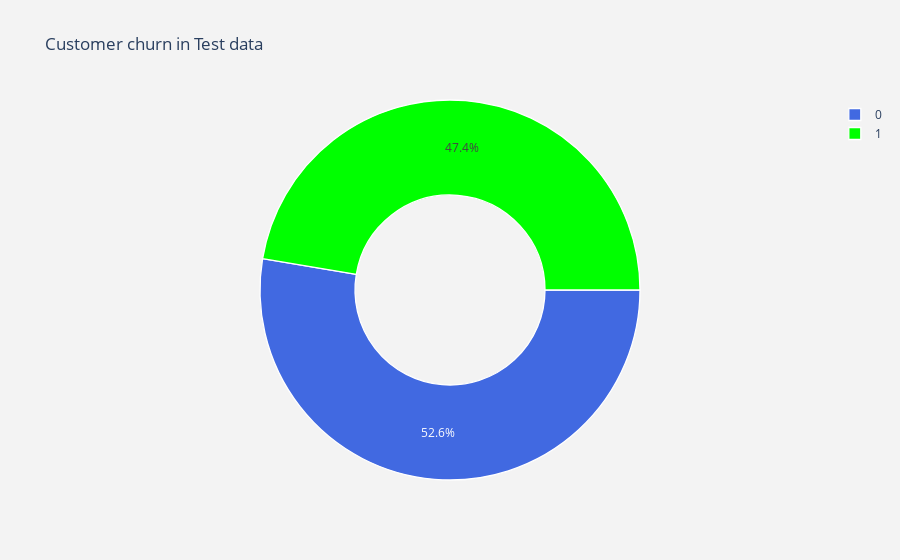

Notebook code cell kept with this figure:
### Markdown cell above
<a id="3.2"></a>
## <b>3.2 <span style='color:#2b4f92'> Customer churn in Test Data </span></b>

### Code cell
trace = go.Pie(labels = df_Test["Churn"].value_counts().keys().tolist(),
               values = df_Test["Churn"].value_counts().values.tolist(),
               marker = dict(colors = ['royalblue','lime'],
                             line = dict(color = "white", width =  1.3)
                            ),
               rotation = 90,
               hoverinfo = "label+value+text",
               hole = .5
              )
layout = go.Layout(dict(title = "Customer churn in Test data",
                        plot_bgcolor = "rgb(243,243,243)",
                        paper_bgcolor = "rgb(243,243,243)",
                       )
                  )
data = [trace]
fig = go.Figure(data = data, layout = layout)
py.iplot(fig)

### Figure 1 — Plotly figure (JSON) as saved in the notebook; plotly's stock layout.template omitted (floating-point values rounded to 4 significant figures)
{"data": [{"hole": 0.5, "hoverinfo": "label+value+text", "labels": [0, 1], "marker": {"colors": ["royalblue", "lime"], "line": {"color": "white", "width": 1.3}}, "rotation": 90, "type": "pie", "values": [33881, 30493]}], "layout": {"paper_bgcolor": "rgb(243,243,243)", "plot_bgcolor": "rgb(243,243,243)", "title": {"text": "Customer churn in Test data"}}}
